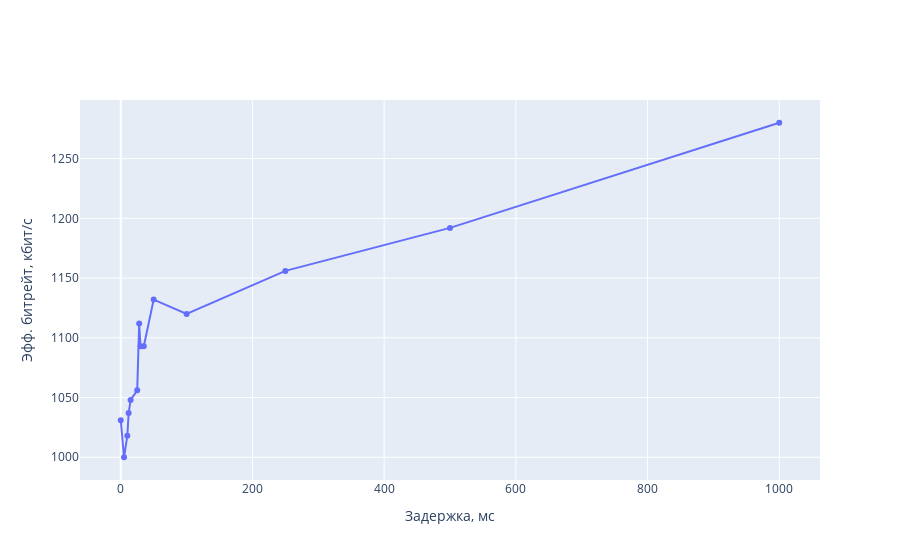

Write notebook code for a chart like this one.
### Code cell
import plotly
import plotly.graph_objs as go
import plotly.express as px
from plotly.subplots import make_subplots

data = {0 : 1031,
        5 : 1000,
        10 : 1018,
        12 : 1037,
        15 : 1048,
        25 : 1056,
        28 : 1112,
        30 : 1093,
        35 : 1093,
        50 : 1132,
        100 : 1120,
        250 : 1156,
        500 : 1192,
        1000 : 1280} 

errors = [ 5,
        5,
        5,
        5,
        5,
        20,
        20,
        20,
        20,
        20,
        20,
        20,
        20,
        20
        
]

xs = list(data.keys())
ys = list(data.values())
fig = go.Figure()
fig.add_trace(go.Scatter(x =xs, y=ys, mode = "lines+markers"))

fig.update_layout(xaxis_title="Задержка, мс", yaxis_title=r"Эфф. битрейт, кбит/c")
fig.write_image("images/latency.png")
fig.show()

### Figure 1 — Plotly figure (JSON) as saved in the notebook; plotly's stock layout.template omitted (floating-point values rounded to 4 significant figures)
{"data": [{"mode": "lines+markers", "type": "scatter", "x": [0, 5, 10, 12, 15, 25, 28, 30, 35, 50, 100, 250, 500, 1000], "y": [1031, 1000, 1018, 1037, 1048, 1056, 1112, 1093, 1093, 1132, 1120, 1156, 1192, 1280]}], "layout": {"xaxis": {"title": {"text": "Задержка, мс"}}, "yaxis": {"title": {"text": "Эфф. битрейт, кбит/c"}}}}
